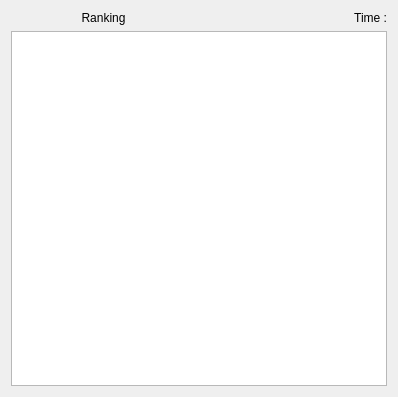
<?xml version="1.0" encoding="UTF-8"?>
<ui version="4.0">
 <class>DataViewer</class>
 <widget class="QWidget" name="DataViewer">
  <property name="geometry">
   <rect>
    <x>0</x>
    <y>0</y>
    <width>398</width>
    <height>397</height>
   </rect>
  </property>
  <property name="windowTitle">
   <string>Ranking</string>
  </property>
  <layout class="QVBoxLayout" name="mainVerticalLayout">
   <item>
    <layout class="QHBoxLayout" name="horizontalLayoutHeader">
     <item>
      <widget class="QLabel" name="labelTitle">
       <property name="text">
        <string>Ranking</string>
       </property>
       <property name="alignment">
        <set>Qt::AlignCenter</set>
       </property>
      </widget>
     </item>
     <item>
      <widget class="QLabel" name="labelTime">
       <property name="text">
        <string>Time :</string>
       </property>
       <property name="alignment">
        <set>Qt::AlignRight|Qt::AlignTrailing|Qt::AlignVCenter</set>
       </property>
      </widget>
     </item>
    </layout>
   </item>
   <item>
    <widget class="QTableView" name="tableViewRanking">
     <property name="editTriggers">
      <set>QAbstractItemView::NoEditTriggers</set>
     </property>
     <property name="alternatingRowColors">
      <bool>true</bool>
     </property>
     <property name="selectionMode">
      <enum>QAbstractItemView::SingleSelection</enum>
     </property>
     <property name="selectionBehavior">
      <enum>QAbstractItemView::SelectRows</enum>
     </property>
    </widget>
   </item>
  </layout>
 </widget>
 <resources/>
 <connections/>
</ui>
